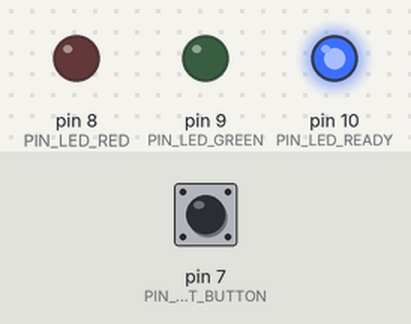
The sketch below on a simulated Arduino Nano, built with avr-gcc and run on an emulated ATmega328P. Parts: output pins drawn as LEDs (lit = HIGH). The test bench sets the inputs (shaded band); at power-on: pin 7 (PIN_START_BUTTON) HIGH.

Above: at 1.2 s.
1.3 s: pin 7 (PIN_START_BUTTON) pulled LOW for 0.15 s
At 2.3 s:
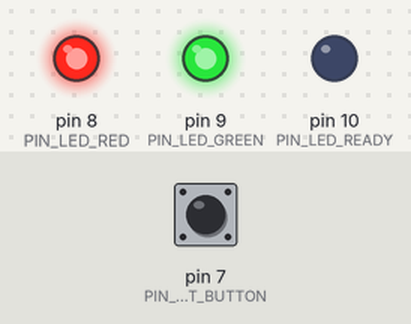
7.4 s: pin 7 (PIN_START_BUTTON) pulled LOW for 1 s
At 12.3 s:
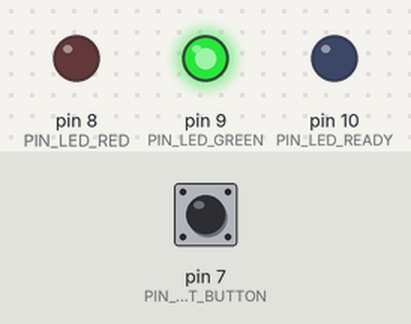
Timing chart, 0 to 15.9 s (numbered marks = the images above; inputs shaded):
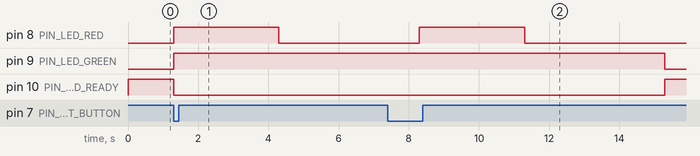

The sketch:

task_2.ino
```cpp
#define PIN_LED_RED (8)
#define PIN_LED_GREEN (9)

#define PIN_LED_READY (10)
#define PIN_START_BUTTON (7)

void setup() {
	pinMode(PIN_LED_RED, OUTPUT);
	pinMode(PIN_LED_GREEN, OUTPUT);
	pinMode(PIN_LED_READY, OUTPUT);
	pinMode(PIN_START_BUTTON, INPUT_PULLUP);
}

void loop() {

	//  додав його просто щоб показати
	//  що "цикл" завершено і програма готова розпочати новий
	if (digitalRead(PIN_START_BUTTON)) {
		digitalWrite(PIN_LED_READY, HIGH);
		return;
	}

	digitalWrite(PIN_LED_READY, LOW);

	digitalWrite(PIN_LED_RED, HIGH);
	digitalWrite(PIN_LED_GREEN, HIGH);

	delay(3000);
	digitalWrite(PIN_LED_RED, LOW);

	delay(4000);
	digitalWrite(PIN_LED_GREEN, LOW);
}
```

Measured:
- after the input at 1.3 s, pin 8 (PIN_LED_RED): LOW → HIGH at once, → LOW 3.0 s later; pin 9 (PIN_LED_GREEN): LOW → HIGH at once; pin 10 (PIN_LED_READY): HIGH → LOW at once
- after the input at 7.4 s, pin 8 (PIN_LED_RED): LOW → HIGH after 0.90 s, → LOW 3.0 s later; pin 9 (PIN_LED_GREEN): HIGH → LOW after 7.9 s instead of 0.90 s; pin 10 (PIN_LED_READY): LOW → HIGH after 7.9 s instead of 0.90 s
